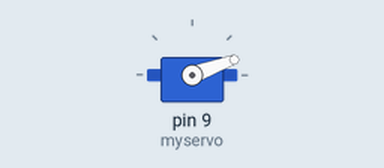
A sketch run on a simulated Arduino Uno, built with avr-gcc and run on an emulated ATmega328P. Shown: servo.

Above: at 0.05 s.
At 1.5 s:
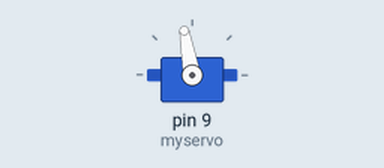
At 3.0 s:
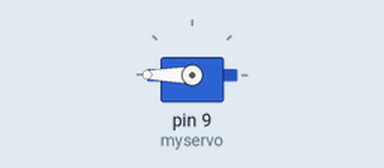
Timing chart, 0 to 6.9 s (numbered marks = the images above):
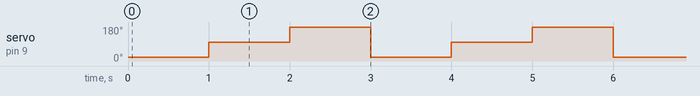

The sketch:

AdjustServoMotor.ino
```cpp
#include <Servo.h>
Servo myservo;
int homeSM = 100;      // home set the servo motor
void setup() {
  // put your setup code here, to run once:
  myservo.attach(9);    // Define servo motor output pin to D9 (PWM)
}

void loop() {
  // put your main code here, to run repeatedly:
  myservo.write(homeSM - 80);  // home set the servo motor
  delay(1000);
  myservo.write(homeSM);
  delay(1000);
  myservo.write(homeSM + 80);
  delay(1000);
//  myservo.write(90);
//  delay(1000);
}
```

Measured:
- by itself, servo on pin 9 (myservo): repeats every 3.0 s: 180° 1.0 s, 20° 1.0 s, 100° 1.0 s
